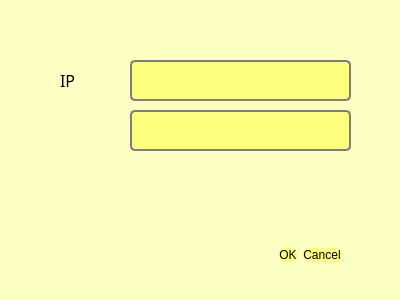
<?xml version="1.0" encoding="UTF-8"?>
<ui version="4.0">
 <class>ConnectDialog</class>
 <widget class="QDialog" name="ConnectDialog">
  <property name="geometry">
   <rect>
    <x>0</x>
    <y>0</y>
    <width>400</width>
    <height>300</height>
   </rect>
  </property>
  <property name="windowTitle">
   <string>Connect to a server</string>
  </property>
  <property name="styleSheet">
   <string notr="true">background: rgb(252, 255, 194);
border-radius: 5;</string>
  </property>
  <widget class="QDialogButtonBox" name="confirmButton">
   <property name="geometry">
    <rect>
     <x>30</x>
     <y>240</y>
     <width>311</width>
     <height>31</height>
    </rect>
   </property>
   <property name="styleSheet">
    <string notr="true">font: 500 10pt &quot;UTM Avo&quot;;
font-color: rgb(255, 255, 255);
background-color: rgb(255, 255, 127);</string>
   </property>
   <property name="orientation">
    <enum>Qt::Horizontal</enum>
   </property>
   <property name="standardButtons">
    <set>QDialogButtonBox::Cancel|QDialogButtonBox::Ok</set>
   </property>
  </widget>
  <widget class="QLabel" name="serverIp">
   <property name="geometry">
    <rect>
     <x>60</x>
     <y>60</y>
     <width>41</width>
     <height>41</height>
    </rect>
   </property>
   <property name="font">
    <font>
     <family>UTM Avo</family>
     <pointsize>12</pointsize>
     <italic>false</italic>
     <bold>false</bold>
    </font>
   </property>
   <property name="styleSheet">
    <string notr="true">font: 500 12pt &quot;UTM Avo&quot;;</string>
   </property>
   <property name="text">
    <string>IP</string>
   </property>
  </widget>
  <widget class="QLineEdit" name="serverPortBox">
   <property name="geometry">
    <rect>
     <x>130</x>
     <y>110</y>
     <width>221</width>
     <height>41</height>
    </rect>
   </property>
   <property name="styleSheet">
    <string notr="true">border: 2px solid rgb(126, 126, 126);
background-color: rgb(255, 255, 127);
border-radius: 5px;</string>
   </property>
  </widget>
  <widget class="QLineEdit" name="IPinput">
   <property name="geometry">
    <rect>
     <x>130</x>
     <y>60</y>
     <width>221</width>
     <height>41</height>
    </rect>
   </property>
   <property name="styleSheet">
    <string notr="true">border: 2px solid rgb(126, 126, 126);
background-color: rgb(255, 255, 127);
border-radius: 5px;</string>
   </property>
  </widget>
 </widget>
 <resources/>
 <connections>
  <connection>
   <sender>confirmButton</sender>
   <signal>accepted()</signal>
   <receiver>ConnectDialog</receiver>
   <slot>accept()</slot>
   <hints>
    <hint type="sourcelabel">
     <x>248</x>
     <y>254</y>
    </hint>
    <hint type="destinationlabel">
     <x>157</x>
     <y>274</y>
    </hint>
   </hints>
  </connection>
  <connection>
   <sender>confirmButton</sender>
   <signal>rejected()</signal>
   <receiver>ConnectDialog</receiver>
   <slot>reject()</slot>
   <hints>
    <hint type="sourcelabel">
     <x>316</x>
     <y>260</y>
    </hint>
    <hint type="destinationlabel">
     <x>286</x>
     <y>274</y>
    </hint>
   </hints>
  </connection>
 </connections>
</ui>
